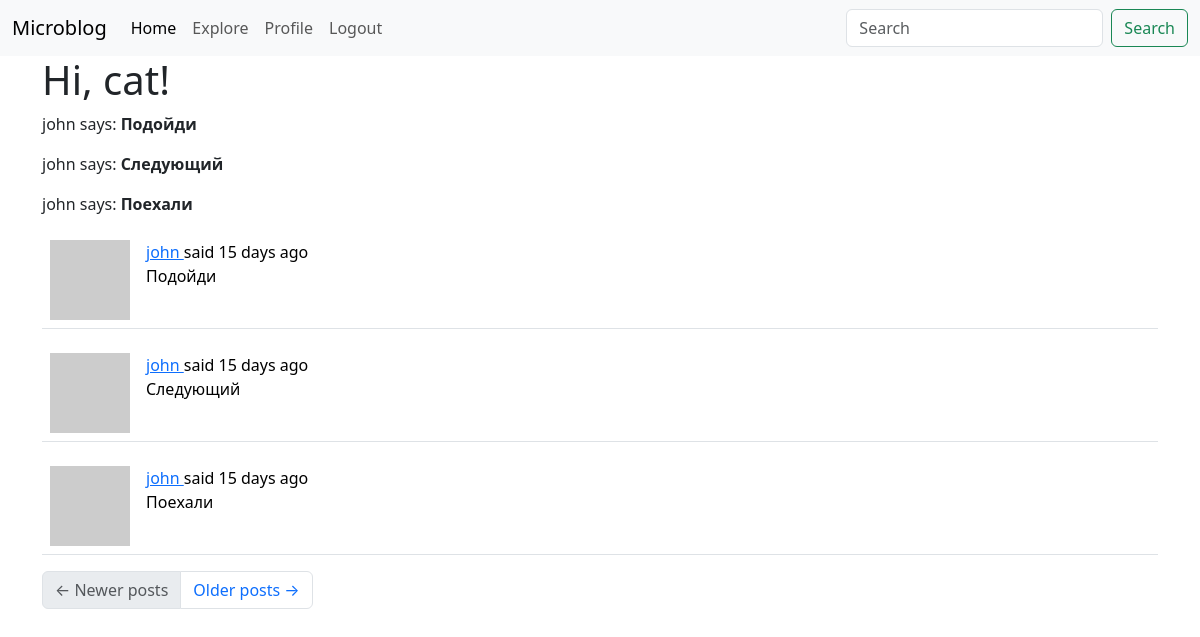
Screenshot of /explore (signed in) with the database file from the repository.
### app/models.py (models this page shows, shortened)
class User(UserMixin, db.Model):
    id: so.Mapped[int] = so.mapped_column(primary_key=True)
    username: so.Mapped[str] = so.mapped_column(sa.String(64), index=True, unique=True)
    email: so.Mapped[str] = so.mapped_column(sa.String(120), index=True, unique=True)
    password_hash: so.Mapped[Optional[str]] = so.mapped_column(sa.String(256))
    about_me: so.Mapped[Optional[str]] = so.mapped_column(sa.String(140))
    last_seen: so.Mapped[Optional[datetime]] = so.mapped_column(default=lambda: datetime.now(timezone.utc))
    following: so.WriteOnlyMapped['User'] = so.relationship(
        secondary=followers, primaryjoin=(followers.c.follower_id == id),
        secondaryjoin=(followers.c.followed_id == id),
        back_populates='followers')
    followers: so.WriteOnlyMapped['User'] = so.relationship(
        secondary=followers, primaryjoin=(followers.c.followed_id == id),
        secondaryjoin=(followers.c.follower_id == id),
        back_populates='following')
    posts: so.WriteOnlyMapped['Post'] = so.relationship(back_populates='author')
    def avatar(self, size):
        digest = md5(self.email.lower().encode('utf-8')).hexdigest()
        return f'https://www.gravatar.com/avatar/{digest}?d=identicon&s={size}'

class Post(db.Model):
    id: so.Mapped[int] = so.mapped_column(primary_key=True)
    body: so.Mapped[str] = so.mapped_column(sa.String(140))
    timestamp: so.Mapped[datetime] = so.mapped_column(index=True, default=lambda: datetime.now(timezone.utc))
    user_id: so.Mapped[int] = so.mapped_column(sa.ForeignKey(User.id), index=True)
    author: so.Mapped[User] = so.relationship(back_populates='posts')

### app/routes.py (the view)
@app.route('/explore')
@login_required
def explore():
    page = request.args.get('page', 1, type=int)
    query = sa.select(Post).order_by(Post.timestamp.desc())
    posts = db.paginate(query, page=page, per_page=app.config['POSTS_PER_PAGE'], error_out=False)
    next_url = url_for('explore', page=posts.next_num) if posts.has_next else None
    prev_url = url_for('explore', page=posts.prev_num) if posts.has_prev else None
    return render_template('index.html', title='Explore', posts=posts.items, next_url=next_url, prev_url=prev_url)

### app/__init__.py (called while the page is built)
def get_locale():
    return request.accept_languages.best_match(app.config['LANGUAGES'])

### app/models.py (called while the page is built)
@login.user_loader
def load_user(id):
  return db.session.get(User, int(id))

### app/routes.py (called while the page is built)
@app.before_request
def before_request():
    if current_user.is_authenticated:
        current_user.last_seen = datetime.now(timezone.utc)
        db.session.commit()
    g.locale = str(get_locale())

### app/templates/index.html (shortened to what this page needs)
{% extends "base.html" %}
{% import "bootstrap_wtf.html" as wtf %}
{% block content %}
    <h1>{{ _('Hi, %(username)s!', username=current_user.username) }}</h1>
    {% for post in posts %}
    <p>
    {{ post.author.username }} says: <b>{{ post.body }}</b>
    </p>
    {% endfor %}
    {% for post in posts %}
        {% include '_post.html' %}
    {% endfor %}
    <nav aria-label="Post navigation">
        <ul class="pagination">
            <li class="page-item{% if not prev_url %} disabled{% endif %}">
                <a class="page-link" href="{{ prev_url }}">
                    <span aria-hidden="true">&larr;</span> Newer posts
                </a>
            </li>
            <li class="page-item{% if not next_url %} disabled{% endif %}">
                <a class="page-link" href="{{ next_url }}">
                    Older posts <span aria-hidden="true">&rarr;</span>
                </a>
            </li>
        </ul>
    </nav>
{% endblock %}

### app/templates/_post.html (shortened to what this page needs)
<table class="table table-hover">
    <tr>
        <td width="70px">
            <a href="{{ url_for('user', username=post.author.username) }}">
                <img src="{{ post.author.avatar(70) }}" />
            </a>
        </td>
        <td>
            {{ _('%(username)s said %(when)s',
                username=user_link, when=moment(post.timestamp).fromNow()) }}
            <br>
            {{ post.body }}
        </td>
    </tr>
</table>

### rows the page displays
Post: author.username "john", body "Подойди"
Post: author.username "john", body "Следующий"
Post: author.username "john", body "Поехали"
